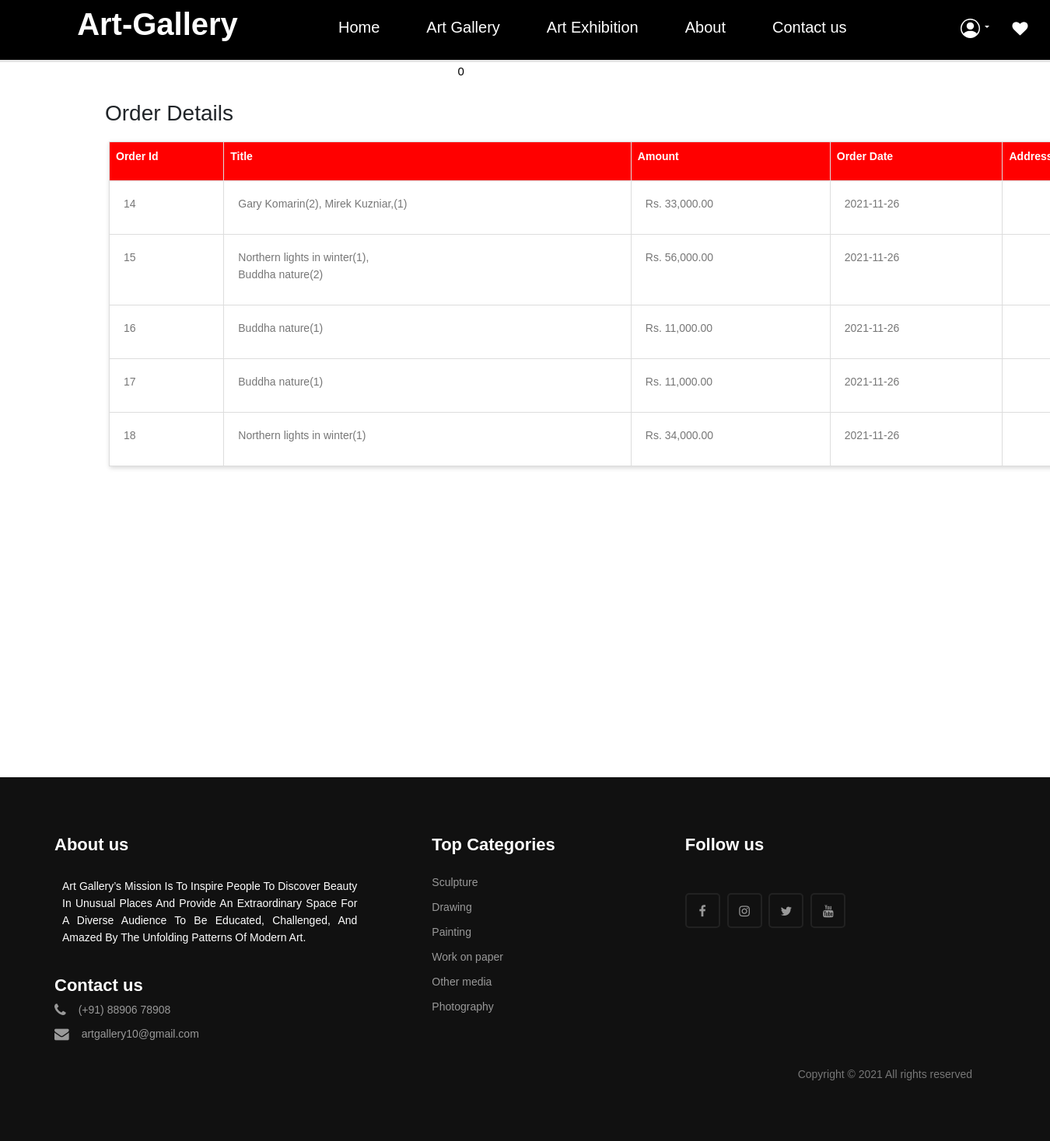
Page /orderdetails.php (signed in) on the committed database.
### tables this page shows
CREATE TABLE `orders` (
  `order_id` int(11) NOT NULL,
  `member_id` int(11) NOT NULL,
  `title` varchar(100) NOT NULL,
  `amount` int(11) NOT NULL,
  `quantity` int(11) NOT NULL,
  `order_date` date NOT NULL,
  `address` varchar(50) NOT NULL
);

### orderdetails.php (the view, shortened to what this page needs)
<?php
  if (!isset($_SESSION['userid'])) {
  	$_SESSION['msg'] = "You must log in first";
  	header('location: login.php');
  }
  else{
?>
<?php include("includes/config.php"); ?>
<!DOCTYPE html>
<html>
<head>
	<link rel="stylesheet" href="./SINGULART Gallery _ Buy Art Online _ Original Art for Sale_files/front-global.51b20904.css">
    <link rel="stylesheet" href="./SINGULART Gallery _ Buy Art Online _ Original Art for Sale_files/home-default.38b457c5.css">
    <link rel="stylesheet" href="./SINGULART Gallery _ Buy Art Online _ Original Art for Sale_files/featured-collections.fe18f04e.css">
	<link rel="stylesheet" href="./css/artwork.css">
	<link href="css/bootstrap.min.css" rel="stylesheet">
	<link rel="stylesheet" type="text/css" href="./css/c1.css">
	<link rel="stylesheet" href="https://cdnjs.cloudflare.com/ajax/libs/font-awesome/4.7.0/css/font-awesome.min.css">
	<link href="font-awesome/css/font-awesome.min.css" rel="stylesheet">
	<link rel="stylesheet" type="text/css" href="css/header.css" />
</head>
<body>
<nav>
	<div class="logo">
		<p class="logo-text" style="margin-top:10px">Art-<span>Gallery</span></p>
	</div>
	<div class="menu">
		<ul class="list" style="margin-top:-10px">
			<li class="item"><a href="member_index.php">Home</a></li>
			<li class="item"><a href="artworks.php">Art Gallery</a></li>
			<li class="item"><a href="exhibition.php">Art Exhibition</a></li>
			<li class="item"><a href="about.php">About</a></li>
			<li class="item"><a href="contact1.php">Contact us</a></li>
		</ul>
		<ul class="list">
			<li class="item">
				<button class="btn dropdown-toggle"  id="dropdownMenuButton" data-toggle="dropdown" aria-haspopup="true" aria-expanded="false" style="color:white;background-color:black;margin-left:-70px;margin-top:-5px">
				</button>
			</li>
			<li class="item" style="margin-left:-30px;margin-top:0px">
			<a href="favourites.php">
				<i class="fa fa-heart fa-fw"></i>
				</a>
				</li>
				<?php
				$total_rows = mysqli_query($con,"SELECT * FROM cart where member_id='".$_SESSION['userid']."'");
				$num = mysqli_num_rows($total_rows);
				?>
				<li class="item" style="margin-left:0px;margin-top:-0px;">
					<a href="cart.php"><i class="fa fa-shopping-cart"><span id="cart-item" style="font-size:15px;padding-right:5px;padding-left:5px;margin-left:10px;width:30px;border-radius:10%;height:10px;background-color:white;color:black;"><?php echo htmlentities($num); ?></span></i>
					</a>
				</li>
		</ul>
</div>
</nav>
<div id="page-inner" style="margin-bottom:400px;margin-top:30px">
<div class="panel panel-default" style="background-color:white">
				  <div class="panel-heading" style="padding:15px;font-size:28px;margin-left:120px">Order Details</div>
				  <div class="panel-body">
					<table class="table table-bordered table-hover" align="center" style="width:1300px;margin-left:140px;margin-right:40px;background: #FFFFFF 0% 0% no-repeat padding-box;
box-shadow: 1px 2px 6px #00000029;">
					  <tr style="font-weight:bolder;background-color:red;color:white;height:50px;">
						<td>Order Id</td>
						<td>Title</td>
						<td>Amount</td>
						<td>Order Date</td>
						<td>Address</td>
					  </tr>
					  <?php
		$sql=mysqli_query($con,"select * from orders where member_id='".$_SESSION['userid']."'");
        $check=mysqli_num_rows($sql)>0;
		if($check){
        while($row=mysqli_fetch_assoc($sql)){
            ?>
					  <tr>
						<td>
							<p><?php echo $row["order_id"]; ?></p>
						</td>
						<td>
							<p><?php echo $row["title"]; ?></p>
						</td>
						<td>
						  <p>Rs. <?php echo number_format($row["amount"],2); ?></p>
						</td>
						<td>
							<p><?php echo $row["order_date"]; ?></p>
						</td>
						<td>
							<p><?php echo $row["address"]; ?></p>
						</td>
					  </tr>
		<?php  } } ?>
					</table>
				  </div>
				</div>
      </div>
		<?php include ("footer1.php"); ?>
		  </body>
  <?php } ?>

### css/c1.css (style rules this page uses)
* { margin:0; padding:0; font-family: 'Poppins', sans-serif; }
p { color:#777; font-size: 14px; font-weight: 300; line-height: 22px; padding: 10px; }

### css/header.css (style rules this page uses)
* { padding: 0; margin: 0; box-sizing: border-box; font-family: 'Poppins', sans-serif; }
nav { width: 100%; height: 80px; display: flex; justify-content: left; font-size: 20px; border-bottom: 3px solid #e5e5e5; background: black; }
nav button { display: none; }
nav .logo { width: 30%; text-align: center; }
nav .logo .logo-text { color: white; font-size:40px; font-weight: 600; }
nav .logo .logo-text span { color: white; font-size:40px; font-weight: 600; }
nav .menu { width: 60%; text-align: center; margin-top: 20px; }
nav .menu .list .item { list-style: none; float: left; padding: 10px; margin: 0px 20px; }
nav .menu .list:nth-child(2) .item { position: relative; top: -8px; left: 140px; color: white; }
nav .menu .list .item a { text-decoration: none; color: white; }
nav .menu .list .item::after { content: ''; width:0%; height:2px; background:#f44336; display:block; margin:auto; transition: 0.5s; }
body { font-family:sans-serif; margin:0; font-size:14px; }

### css/styles.css (style rules this page uses)
* { margin: 0; padding: 0; box-sizing: border-box; text-decoration: none; }
footer .content p,a { color: #fff; }

### rows in the picture
orders: order_id "14", title "Gary Komarin(2), Mirek Kuzniar,(1)", amount "33,000.00", order_date "2021-11-26"
orders: order_id "15", title "Northern lights in winter(1), Buddha nature(2)", amount "56,000.00", order_date "2021-11-26"
orders: order_id "16", title "Buddha nature(1)", amount "11,000.00", order_date "2021-11-26"
orders: order_id "17", title "Buddha nature(1)", amount "11,000.00", order_date "2021-11-26"
orders: order_id "18", title "Northern lights in winter(1)", amount "34,000.00", order_date "2021-11-26"

### other values in the picture
$num "0"
